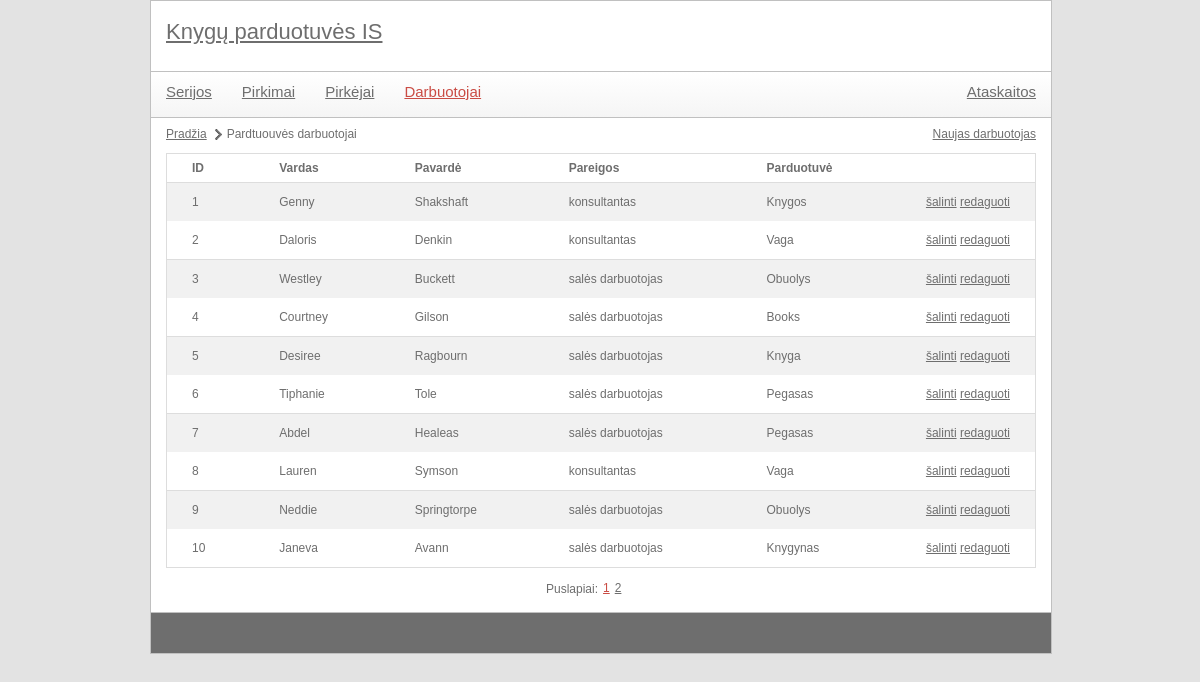
The page /index.php?module=workers&action=list on the database its author committed.
### tables this page shows
CREATE TABLE `darbuotojas` (
  `id_Darbuotojas` int(11) NOT NULL,
  `Vardas` varchar(255) NOT NULL,
  `Pavarde` varchar(255) NOT NULL,
  `Pareigos` varchar(255) NOT NULL,
  `fk_Parduotuveid_Parduotuve` int(11) NOT NULL
);

CREATE TABLE `parduotuve` (
  `id_Parduotuve` int(11) NOT NULL,
  `Pavadinimas` varchar(255) NOT NULL,
  `Tinklapis` varchar(255) NOT NULL,
  `Adresas` varchar(255) NOT NULL,
  `Telefono_numeris` int(11) NOT NULL,
  `Elektroninis_pastas` varchar(255) NOT NULL,
  `Darbo_laikas` varchar(255) NOT NULL
);

### controls/workers_list.php (called while the page is built)
<?php
include 'libraries/workers.class.php';
$workerObj = new workers();
$elementCount = $workerObj->getWorkersListCount();
include 'utils/paging.class.php';
$paging = new paging(config::NUMBER_OF_ROWS_IN_PAGE);
$paging->process($elementCount, $pageId);
$data = $workerObj->getWorkersList($paging->size, $paging->first);
include 'templates/workers_list.tpl.php';
?>

### index.php (called while the page is built, shortened)
<?php
	include 'utils/mysql.class.php';
	if(isset($_GET['module'])) {
		$module = mysql::escape($_GET['module']);
	}
	include 'templates/main.tpl.php';
?>

### utils/mysql.class.php (called while the page is built, shortened)
<?php
class mysql {
    protected static $connection;
    public static function connect() {
		if(!isset(self::$connection)) {
            self::$connection = new mysqli(config::DB_SERVER, config::DB_USERNAME, config::DB_PASSWORD, config::DB_NAME);
        }
        return self::$connection;
    }
    public static function query($query) {
        $connection = mysql::connect();
        $result = $connection->query($query);
        return $result;
    }
    public static function select($query) {
        $rows = array();
        $result = mysql::query($query);
        while ($row = $result->fetch_assoc()) {
            $rows[] = $row;
        }
        return $rows;
    }
	public static function escape($field) {
		$connection =  mysql::connect();
		return mysqli_real_escape_string($connection, $field);
	}
}

### utils/paging.class.php (called while the page is built, shortened)
<?php
class paging {
	public $size;
	public function __construct($rowsPerPage) {
		$this->size = $rowsPerPage;
	}
	public function process($total, $currentPage) {
		$this->first = ($currentPage - 1) * $this->size;
	}
}
?>

### libraries/workers.class.php (called while the page is built, shortened)
<?php
class workers
{
    private $darbuotojas_lentele = '';
    private $parduotuve_lentele = '';
    public function __construct()
    {
        $this->darbuotojas_lentele = 'darbuotojas';
        $this->parduotuve_lentele = 'parduotuve';
    }
    public function getWorkersList($limit = null, $offset = null)
    {
        $limitOffsetString = "";
        if (isset($limit)) {
            $limitOffsetString .= " LIMIT {$limit}";
            if (isset($offset)) {
                $limitOffsetString .= " OFFSET {$offset}";
            }
        }
        $query = "  SELECT `{$this->darbuotojas_lentele}`.`id_Darbuotojas`,
						   `{$this->darbuotojas_lentele}`.`Vardas`,
                           `{$this->darbuotojas_lentele}`.`Pavarde`,
                           `{$this->darbuotojas_lentele}`.`Pareigos`,
                           `{$this->parduotuve_lentele}`.`Pavadinimas` AS `fk_Parduotuveid_Parduotuve`
					FROM `{$this->darbuotojas_lentele}`
						LEFT JOIN `{$this->parduotuve_lentele}`
							ON `{$this->darbuotojas_lentele}`.`fk_Parduotuveid_Parduotuve`=`{$this->parduotuve_lentele}`.`id_Parduotuve` {$limitOffsetString}";
        $data = mysql::select($query);
        return $data;
    }
}

### templates/workers_list.tpl.php (the view, shortened to what this page needs)
<ul id="pagePath">
    <li><a href="index.php">Pradžia</a></li>
    <li>Pardtuouvės darbuotojai</li>
</ul>
<div id="actions">
    <a href='index.php?module=<?php echo $module; ?>&action=create'>Naujas darbuotojas</a>
</div>
<table class="listTable">
    <tr>
        <th>ID</th>
        <th>Vardas</th>
        <th>Pavardė</th>
        <th>Pareigos</th>
        <th>Parduotuvė</th>
        <th></th>
    </tr>
    <?php
    foreach($data as $key => $val) {
        echo
            "<tr>"
            . "<td>{$val['id_Darbuotojas']}</td>"
            . "<td>{$val['Vardas']}</td>"
            . "<td>{$val['Pavarde']}</td>"
            . "<td>{$val['Pareigos']}</td>"
            . "<td>{$val['fk_Parduotuveid_Parduotuve']}</td>"
            . "<td>"
            . "<a href='#' onclick='showConfirmDialog(\"{$module}\", \"{$val['id_Darbuotojas']}\"); return false;' title=''>šalinti</a>&nbsp;"
            . "<a href='index.php?module={$module}&action=edit&id={$val['id_Darbuotojas']}' title=''>redaguoti</a>"
            . "</td>"
            . "</tr>";
    }
    ?>
</table>
<?php
include 'templates/paging.tpl.php';
?>

### style/main.css (style rules this page uses)
body { color: #6e6e6e; font-family: Verdana, Geneva, sans-serif; font-size: 12px; background-color: #e3e3e3; width: 900px; margin: 0px auto; }
a { color: #6e6e6e; }
#contentMain table { margin-top: 3px; width: 100%; border-collapse: collapse; border: 1px solid #ddd; }
#contentMain table th { text-align: left; padding: 8px 25px; font-weight: bold; }
#contentMain table th:last-child { width: 40px; }
#contentMain table th:first-child { border-top-left-radius: 5px; moz-border-top-left-radius: 5px; }
#contentMain table th:last-child { border-top-right-radius: 5px; moz-border-top-right-radius: 5px; }
#contentMain table.listTable tr:nth-child(even) { background-color: #f1f1f1; }
#contentMain table td { padding: 8px 25px; text-align: center; line-height: 22px; text-align: left; }
#contentMain table tr:last-child td:first-child { border-bottom-left-radius: 5px; moz-border-bottom-left-radius: 5px; }
#contentMain table tr:last-child td:last-child { border-bottom-right-radius: 5px; moz-border-bottom-right-radius: 5px; }
#contentMain table.listTable tr:nth-child(odd) { background-color: #fff; border-bottom: 1px solid #ddd; }
#contentMain #pagePath { margin: 10px 0px 10px 0px; display: block; float: left; }
#contentMain #pagePath li { float: left; display: block; margin-right: 5px; background: url(images/page-path-separator.png) center right no-repeat; padding-right: 15px; }
#contentMain #pagePath li:last-child { background: none; }
#contentMain #actions { float: right; margin: 10px 0px 0px 0px; }
#contentMain #actions a { margin-left: 7px; }

### rows shown on the page
darbuotojas: id_Darbuotojas "1", Vardas "Genny", Pavarde "Shakshaft", Pareigos "konsultantas", fk_Parduotuveid_Parduotuve.Pavadinimas "Knygos"
darbuotojas: id_Darbuotojas "2", Vardas "Daloris", Pavarde "Denkin", Pareigos "konsultantas", fk_Parduotuveid_Parduotuve.Pavadinimas "Vaga"
darbuotojas: id_Darbuotojas "3", Vardas "Westley", Pavarde "Buckett", Pareigos "salės darbuotojas", fk_Parduotuveid_Parduotuve.Pavadinimas "Obuolys"
darbuotojas: id_Darbuotojas "4", Vardas "Courtney", Pavarde "Gilson", Pareigos "salės darbuotojas", fk_Parduotuveid_Parduotuve.Pavadinimas "Books"
darbuotojas: id_Darbuotojas "5", Vardas "Desiree", Pavarde "Ragbourn", Pareigos "salės darbuotojas", fk_Parduotuveid_Parduotuve.Pavadinimas "Knyga"
darbuotojas: id_Darbuotojas "6", Vardas "Tiphanie", Pavarde "Tole", Pareigos "salės darbuotojas", fk_Parduotuveid_Parduotuve.Pavadinimas "Pegasas"
darbuotojas: id_Darbuotojas "7", Vardas "Abdel", Pavarde "Healeas", Pareigos "salės darbuotojas", fk_Parduotuveid_Parduotuve.Pavadinimas "Pegasas"
darbuotojas: id_Darbuotojas "8", Vardas "Lauren", Pavarde "Symson", Pareigos "konsultantas", fk_Parduotuveid_Parduotuve.Pavadinimas "Vaga"
darbuotojas: id_Darbuotojas "9", Vardas "Neddie", Pavarde "Springtorpe", Pareigos "salės darbuotojas", fk_Parduotuveid_Parduotuve.Pavadinimas "Obuolys"
darbuotojas: id_Darbuotojas "10", Vardas "Janeva", Pavarde "Avann", Pareigos "salės darbuotojas", fk_Parduotuveid_Parduotuve.Pavadinimas "Knygynas"

### other values the page prints
$value['page'] "1"
$value['page'] "2"
